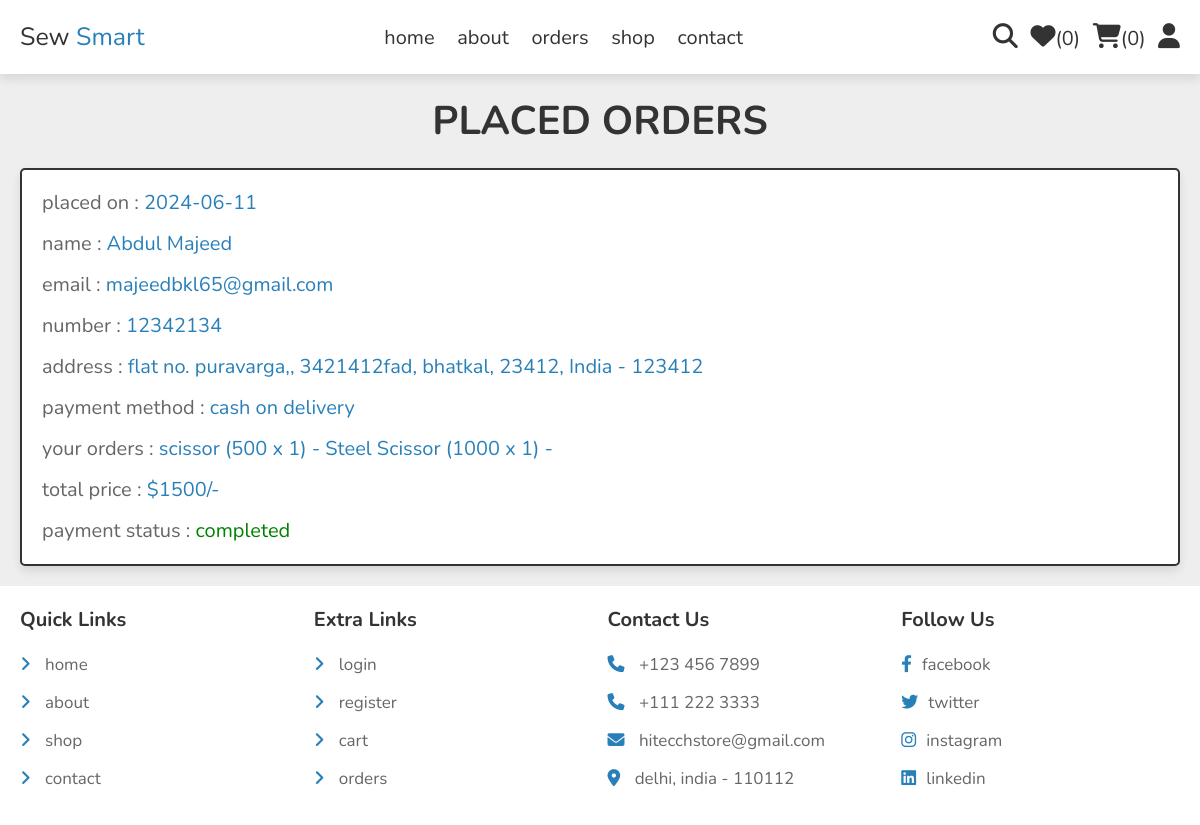
Screenshot of /orders.php (signed in) with the database file from the repository.
### tables this page shows
CREATE TABLE `orders` (
  `id` int(100) NOT NULL,
  `user_id` int(100) NOT NULL,
  `name` varchar(20) NOT NULL,
  `number` varchar(10) NOT NULL,
  `email` varchar(50) NOT NULL,
  `method` varchar(50) NOT NULL,
  `address` varchar(500) NOT NULL,
  `total_products` varchar(1000) NOT NULL,
  `total_price` int(100) NOT NULL,
  `placed_on` date NOT NULL DEFAULT current_timestamp(),
  `payment_status` varchar(20) NOT NULL DEFAULT 'pending'
);

### orders.php (the view, shortened to what this page needs)
<?php
include 'components/connect.php';
if(isset($_SESSION['user_id'])){
   $user_id = $_SESSION['user_id'];
}else{
   $user_id = '';
};
?>
<!DOCTYPE html>
<html lang="en">
<head>
   <link rel="stylesheet" href="https://cdnjs.cloudflare.com/ajax/libs/font-awesome/6.1.1/css/all.min.css">
   <link rel="stylesheet" href="css/style.css">
</head>
<body>
<?php include 'components/user_header.php'; ?>
<section class="orders">
   <h1 class="heading">placed orders</h1>
   <div class="box-container">
   <?php
      if($user_id == ''){
         echo '<p class="empty">please login to see your orders</p>';
      }else{
         $select_orders = $conn->prepare("SELECT * FROM `orders` WHERE user_id = ?");
         $select_orders->execute([$user_id]);
         if($select_orders->rowCount() > 0){
            while($fetch_orders = $select_orders->fetch(PDO::FETCH_ASSOC)){
   ?>
   <div class="box">
      <p>placed on : <span><?= $fetch_orders['placed_on']; ?></span></p>
      <p>name : <span><?= $fetch_orders['name']; ?></span></p>
      <p>email : <span><?= $fetch_orders['email']; ?></span></p>
      <p>number : <span><?= $fetch_orders['number']; ?></span></p>
      <p>address : <span><?= $fetch_orders['address']; ?></span></p>
      <p>payment method : <span><?= $fetch_orders['method']; ?></span></p>
      <p>your orders : <span><?= $fetch_orders['total_products']; ?></span></p>
      <p>total price : <span>$<?= $fetch_orders['total_price']; ?>/-</span></p>
      <p> payment status : <span style="color:<?php if($fetch_orders['payment_status'] == 'pending'){ echo 'red'; }else{ echo 'green'; }; ?>"><?= $fetch_orders['payment_status']; ?></span> </p>
   </div>
   <?php
      }
      }else{
         echo '<p class="empty">no orders placed yet!</p>';
      }
      }
   ?>
   </div>
</section>
<?php include 'components/footer.php'; ?>
</body>
</html>

### css/style.css (style rules this page uses)
:root { --main-color:#2980b9; --orange:#f39c12; --red:#e74c3c; --black:#333; --white:#fff; --light-color:#666; --light-bg:#eee; --border:.2rem solid var(--black); --box-shadow:0 .5rem 1rem rgba(0,0,0,.1); }
* { font-family: 'Nunito', sans-serif; margin:0; padding:0; box-sizing: border-box; outline: none; border:none; text-decoration: none; }
html { font-size: 62.5%; overflow-x: hidden; }
body { background-color: var(--light-bg); }
section { padding:2rem; max-width: 1200px; margin:0 auto; }
.heading { font-size: 4rem; color:var(--black); margin-bottom: 2rem; text-align: center; text-transform: uppercase; }
.orders .box-container { display: flex; flex-wrap: wrap; gap:1.5rem; align-items: flex-start; }
.orders .box-container .box { padding:1rem 2rem; flex:1 1 40rem; border:var(--border); background-color: var(--white); box-shadow: var(--box-shadow); border-radius: .5rem; }
.orders .box-container .box p { margin:.5rem 0; line-height: 1.8; font-size: 2rem; color:var(--light-color); }
.orders .box-container .box p span { color:var(--main-color); }

### rows the page displays
orders: placed_on "2024-06-11", name "Abdul Majeed", email "majeedbkl65@gmail.com", number "12342134", address "flat no. puravarga,, 3421412fad, bhatkal, 23412, India - 123412", method "cash on delivery", total_products "scissor (500 x 1) - Steel Scissor (1000 x 1) -", total_price "1500", payment_status "completed"

### other values shown
$total_wishlist_counts "0"
$total_cart_counts "0"
